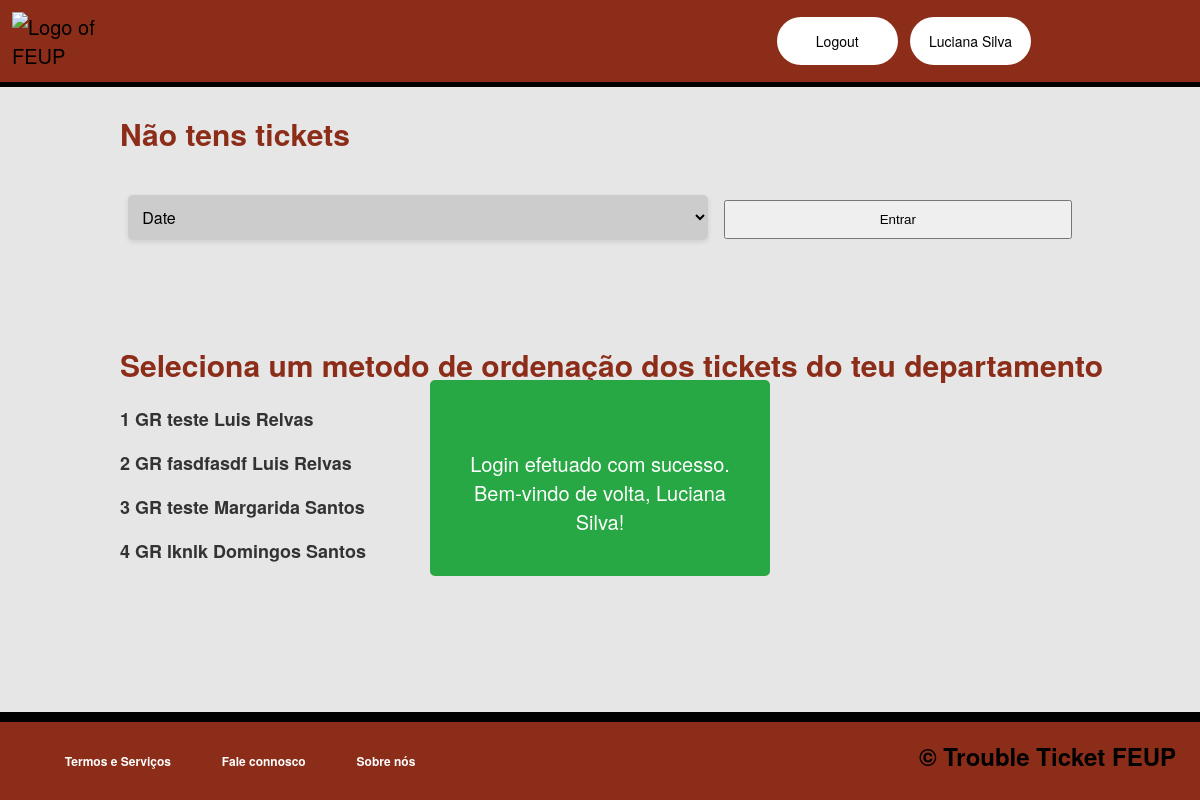
The page /pages/ticketsee.php (signed in) on the database as committed earlier.
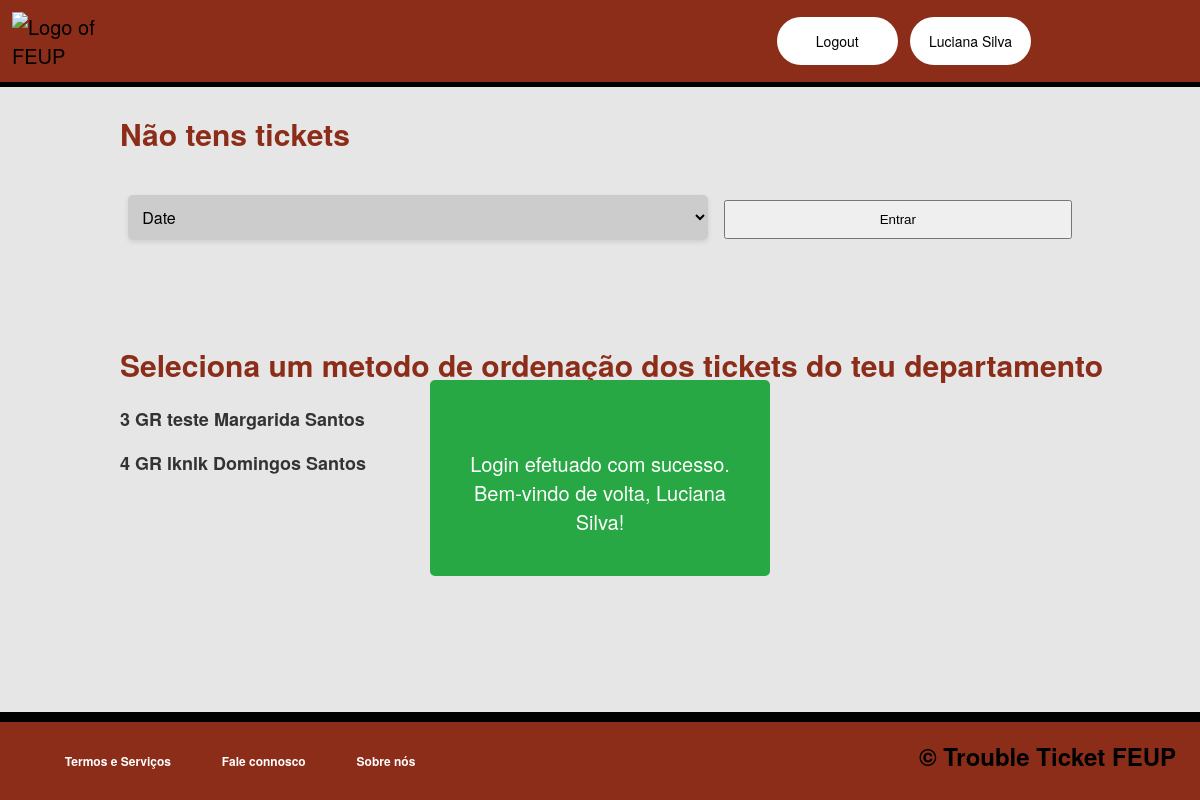
The same page on the database as committed later.
### tables this page shows
CREATE TABLE ticket(
	ticket_id INTEGER PRIMARY KEY,
	id INTEGER,
	department_id INTEGER, 
	status_id INTEGER,
	tittle TEXT NOT NULL,
	description TEXT NOT NULL,
	initial_date DATE NOT NULL,
	hashtag_id INTEGER DEFAULT 1,
	agent_id INTEGER DEFAULT -1,
	FOREIGN KEY(id) REFERENCES user(id),
	FOREIGN KEY(department_id) REFERENCES department(department_id),
	FOREIGN KEY(status_id) REFERENCES status(status_id)
	--- CONSTRAINT ticket_pk PRIMARY KEY(ticket_id)
);

CREATE TABLE department(
	department_id INTEGER PRIMARY KEY,
	name TEXT NOT NULL
	--- CONSTRAINT department_pk PRIMARY KEY(department_id)
);

CREATE TABLE user(
	id INTEGER PRIMARY KEY,
	role INTEGER DEFAULT 2,
	username TEXT NOT NULL,
	name TEXT NOT NULL,
	email TEXT NOT NULL,
	password TEXT NOT NULL
	--- CONSTRAINT user_pk PRIMARY KEY(id)
);

### classes/session.class.php (called while the page is built, shortened)
<?php
  class Session {
    private array $messages;
    public function __construct() {
      $this->messages = isset($_SESSION['messages']) ? $_SESSION['messages'] : array();
    }
    public function getMessages() {
      return $this->messages;
    }
  }
?>

### classes/ticket.class.php (called while the page is built, shortened)
<?php
  require_once('user.class.php');
  require_once('session.class.php');
  class Ticket {
    public function __construct(int $ticket_id, int $id,  int $department_id, int $status_id, string $tittle, string $description, string $initial_date,int $hashtag_id, int $agent_id) {
        $this->ticket_id = $ticket_id;
        $this->id = $id;
        $this->department_id = $department_id;
        $this->description = $description;
      }
    static function getmyTickets(PDO $db, int $id) : ?array{
      $stmt = $db->prepare('SELECT ticket_id,id,department_id,status_id,tittle,description,initial_date,hashtag_id,agent_id FROM ticket where id = ?');
      $stmt->execute(array($id));
      if($tickets == null) {
        return null;
      }
      else {
      return $tickets;}
    }
}
  ?>

### classes/user.class.php (called while the page is built, shortened)
<?php
  class User {
    public function __construct(int $id, int $role, string $username, string $name, string $email) {
      $this->role = $role;
      $this->name = $name;
    }
    static function getUser(PDO $db, int $id) : ?User {
      $stmt = $db->prepare('SELECT id,role,username,name,email,password FROM user WHERE id = ?');
      $stmt->execute(array(intval($id)));
      $user = $stmt->fetch();
      if($user){
      return new User(
          $user['id'],
          $user['role'],
          $user['username'],
          $user['name'],
          $user['email']
      );}
      else return null;
    }
}
?>

### classes/department.class.php (called while the page is built, shortened)
<?php
  require_once('ticket.class.php');
  require_once('session.class.php');
  class Department {
    static public function getDepartmentName(PDO $db, int $department_id): string {
        $stmt = $db->prepare('SELECT name FROM department where department_id = ?');
        $stmt->execute(array($department_id));
        $name = $stmt->fetch();
        $name = ($name['name']);
        if($name){
        return $name;}
        else{
            return "null";
        }
    }
    static public function getTicketsDepartment(PDO $db , int $id, int $integer) : ?array{
      if($integer == 0){
      $stmt = $db ->prepare('SELECT DISTINCT ticket.ticket_id,ticket.id,ticket.department_id,ticket.status_id,ticket.tittle,ticket.description,ticket.initial_date,ticket.hashtag_id,ticket.agent_id FROM agent,department,ticket where ticket.department_id = department.department_id and agent.department_id = department.department_id and agent.id = ? ORDER BY ticket.initial_date');}
      $stmt->execute(array($id));
        while($ticket = $stmt->fetch()){
          $tickets[] = new Ticket(
            $ticket['ticket_id'],
            $ticket['id'],
            $ticket['department_id'],
            $ticket['status_id'],
            $ticket['tittle'],
            $ticket['description'],
            $ticket['initial_date'],
            $ticket['hashtag_id'],
            $ticket['agent_id']
          );
        }
        return $tickets;
    }
  }

### templates/tickets.tpl.php (the view, shortened to what the changed rows need)
<?php
require_once(dirname(__DIR__).'/database/connection.db.php');
require_once(dirname(__DIR__).'/classes/ticket.class.php');
require_once(dirname(__DIR__).'/classes/user.class.php');
require_once(dirname(__DIR__).'/classes/session.class.php');
require_once(dirname(__DIR__).'/classes/hashtag.class.php');
require_once(dirname(__DIR__).'/classes/ticket.class.php');
require_once(dirname(__DIR__).'/classes/department.class.php');
        ?> <h2><?= $ticket->ticket_id, $ticket->id, $ticket->tittle, $ticket->initial_date, $ticket->agent_id?></h2> <?php
function drawmyTickets(int $id){
    $db = getDatabaseConnection();
    $tickets = Ticket::getmyTickets($db,$id);
    if($tickets) {
    ?>
        <div id="myTickets">
        <?php foreach($tickets as $ticket){ ?>
            <div class="ticketContainer">
                <h3 class="loginItem"><a href="../pages/ticketseeonly.php?ticket_id=<?=$ticket->ticket_id?>" ><?= $ticket->ticket_id ?></a></h3>
                <h2><?= $ticket->description?></h2>
            </div>
        <?php } ?>
        </div>
        <?php
}
else {
    ?> <h2>Não tens tickets</h2> <?php
}
}
function drawDepartmentTickets(int $id) {
    $db = getDatabaseConnection();
    $user = User::getUser($db,$_SESSION['id']);
    if($user->role != 2) {
    ?>
    <div class="department-tickets">
    <form action="../actions/orderTickets.action.php" method="POST">
    </form>
    </div>
    <?php
    } ?>
    <?php
    $tickets = Department::getTicketsDepartment($db,$id,$_SESSION['order']);
    if($tickets) {
        ?> <h2>Seleciona um metodo de ordenação dos tickets do teu departamento</h2> <?php
    foreach($tickets as $ticket){
        $department_name = Department::getDepartmentName($db,$ticket->department_id);
        $user_name = User::getUser($db,$ticket->id);
        ?> <h3 class="loginItem"><a href="../pages/ticketseeonly.php?ticket_id=<?=$ticket->ticket_id?>" ><?= $ticket->ticket_id?></a><?=" " .$department_name . " " . $ticket->description . " " . $user_name->name?></h3> <?php
    }
    ?></div><?php
}
    else if($tickets == null && ($_SESSION['role'] == 1 || $_SESSION['role'] == 0)) {
        ?> <h2>Aguarda por algum ticket !</h2> <?php
    }
}
    ?>

### templates/common.php (shortened to what the changed rows need)
<?php
    function drawHeader(Session $session) { ?>
        <!DOCTYPE html>
        <html lang="PT-pt">
            <head>
                <link rel="stylesheet" href="../css/responsive.css">
                <link rel="stylesheet" href="../css/layout.css">
                <link rel="stylesheet" href="../css/style.css">
                <link rel="stylesheet" href="../css/messages.css">
                <link rel="stylesheet" href="../css/common.css">
                <link rel="stylesheet" href="../css/accordion.css">
            </head>
            <body>
            </body>
            <main>
            <?php
        }
        function drawLoginUser(int $id, string $name) { ?>
        <?php }
        function drawMessages(Session $session) {
            echo '<div id="popup-container">';
            foreach ($session->getMessages() as $message) {
                echo '<div class="popup-alert ' . $message['type'] . '">';
                echo '<p>' . $message['text'] . '</p>';
                echo '</div>';
            }
            echo '</div>';
        }
function drawFooter() { ?>
    </main>
    </body>
</html> <?php
}
?>

Rows that differ between the two databases and show on the page:
no longer on this page (row edited): ticket: ticket_id "1", department.name "GR", description "teste", id.name "Luis Relvas"
no longer on this page (row edited): ticket: ticket_id "2", department.name "GR", description "fasdfasdf", id.name "Luis Relvas"
